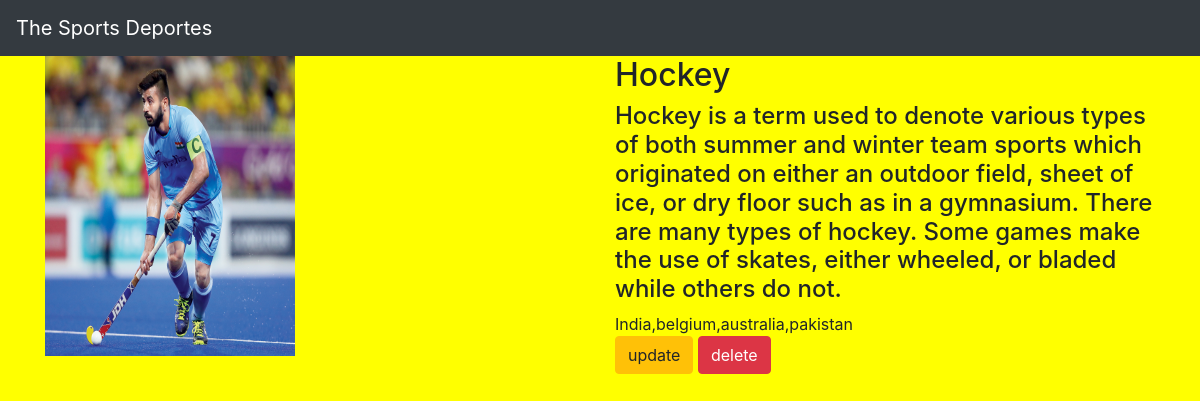
The app's page /event/3/ with its own data.
### sportsapp/models.py (models this page shows, shortened)
class event(models.Model):
    name = models.CharField(max_length=100)
    description = models.TextField()
    team = models.TextField()
    image = models.ImageField(upload_to='images')

### sportsapp/views.py (the view)
# urls.py: path('event/<int:event_id>/',views.detail,name='detail'),
def detail(request,event_id):
    eve=event.objects.get(id=event_id)
    return render(request,"detail.html",{'event':eve})

### templates/detail.html
{% extends 'base.html' %}
{% block body %}
<div class="container">
    <div class="row">
        <div class="col-md-6">
           <img src="{{event.image.url}}" width="250" height="300">
        </div>
<div class="col-md-6">
   <h2> {{event.name}}<br></h2>
    <h4>{{event.description}}<br></h4>
    {{event.team}}<br>
    <a class="btn btn-warning" href="{% url 'sportsapp:update' event.id %}" >update</a>
    <a class="btn btn-danger" href="{% url 'sportsapp:delete' event.id %}" >delete</a>
</div>
    </div>
</div>
{% endblock %}

### static/style.css (style rules this page uses)
body { background-color: yellow; }

### records on screen
event: image (picture), name "Hockey", description "Hockey is a term used to denote various types of both summer and winter team sports which originated on either an outdoor field, sheet of ice, or dry floor such as in a gymnasium. There are many types of hockey. Some games make the use of skates, either wheeled, or bladed while others do not.", team "India,belgium,australia,pakistan"
